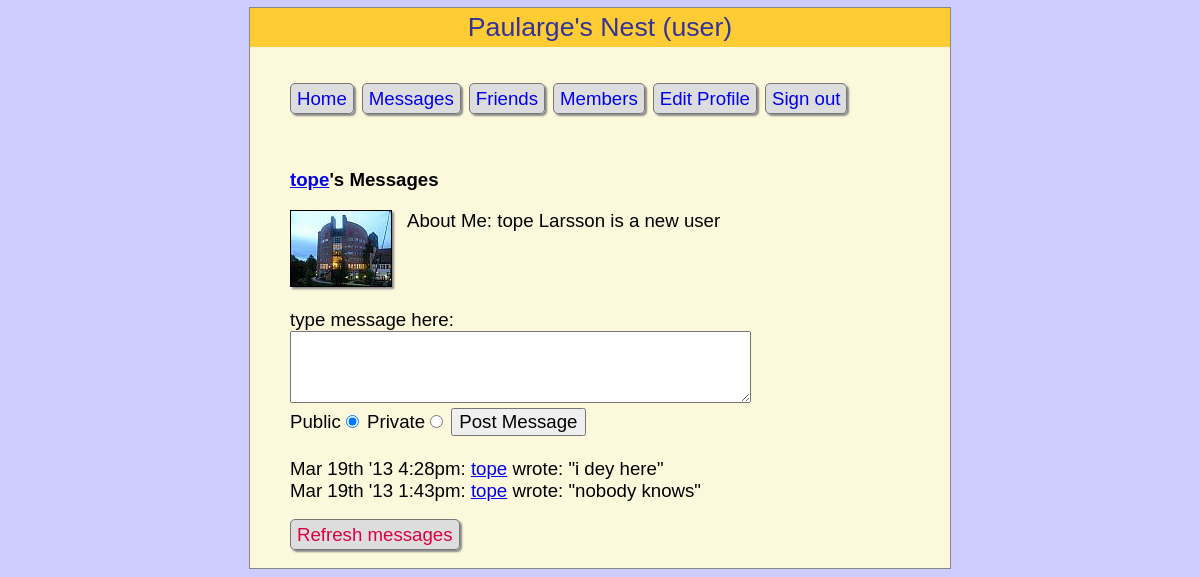
Page /messages.php?view=tope (signed in) on the committed database.
### tables this page shows
CREATE TABLE IF NOT EXISTS `profiles` (
  `user` varchar(16) NOT NULL,
  `text` varchar(255) NOT NULL
);

CREATE TABLE IF NOT EXISTS `messages` (
  `id` int(30) unsigned NOT NULL AUTO_INCREMENT,
  `author` varchar(16) NOT NULL,
  `recip` varchar(16) NOT NULL,
  `pm` char(1) NOT NULL,
  `time` int(16) unsigned NOT NULL,
  `message` varchar(255) NOT NULL,
  PRIMARY KEY (`id`)
);

### messages.php (the view, shortened to what this page needs)
<?php
include_once 'header.php';
if (isset($_GET['view'])) $view = sanitizeString($_GET['view']);
else                      $view = $user;
if ($view != "")
{
    if ($view == $user) $name1 = $name2 = "Your";
    else
    {
        $name1 = "<a href='members.php?view=$view'>$view</a>'s";
    }
    echo "<div class='main'><h3>$name1 Messages</h3>";
    showProfile($view);
    echo <<<_END
<form method='post' action='messages.php?view=$view'>
type  message here:<br />
<textarea name='text' cols='40' rows='3'></textarea><br />
Public<input type='radio' name='pm' value='0' checked='checked' />
Private<input type='radio' name='pm' value='1' />
<input type='submit' value='Post Message' /></form><br />
_END;
    $query  = "SELECT * FROM messages WHERE recip='$view' ORDER BY time DESC";
    $result = queryMysql($query);
    $num    = mysql_num_rows($result);
    for ($j = 0 ; $j < $num ; ++$j)
    {
        $row = mysql_fetch_row($result);
        if ($row[3] == 0 || $row[1] == $user || $row[2] == $user)
        {
            echo date('M jS \'y g:ia:', $row[4]);
            echo " <a href='messages.php?view=$row[1]'>$row[1]</a> ";
            if ($row[3] == 0)
                 echo "wrote: &quot;$row[5]&quot; ";
            else echo "whispered: <span class='whisper'>" .
                      "&quot;$row[5]&quot;</span> ";
            echo "<br>";
        }
    }
}
echo "<br /><a class='button' href='messages.php?view=$view'>Refresh messages</a>";
?>
</div><br /></body></html>

### functions.php (shortened to what this page needs)
<?php
function queryMysql($query)
{
    $result = mysql_query($query) or die(mysql_error());
	 return $result;
}
function sanitizeString($var)
{
    $var = strip_tags($var);
    $var = htmlentities($var);
    $var = stripslashes($var);
    return mysql_real_escape_string($var);
}
function showProfile($user)
{
    if (file_exists("$user.jpg"))
        echo "<img src='$user.jpg' align='left' />";
    $result = queryMysql("SELECT * FROM profiles WHERE user='$user'");
    if (mysql_num_rows($result))
    {
        $row = mysql_fetch_row($result);
        echo stripslashes($row[1]) . "<br clear=left /><br />";
    }
}
?>

### styles.css (style rules this page uses)
* { font-family:verdana,sans-serif; font-size :14pt; }
body { width :700px; margin :7px auto; background:#FCF8DC; border :1px solid #888; }
html { background:#ccf }
img { border :1px solid black; margin-right :15px; -moz-box-shadow :2px 2px 2px #888; -webkit-box-shadow:2px 2px 2px #888; box-shadow :2px 2px 2px #888; }
li a, .button { text-decoration:none; }
.main { margin-left:40px; }
.menu li, .button { display :inline; padding :4px 6px; border :1px solid #777; background :#ddd; color :#d04; margin-right :8px; border-radius :5px; -moz-box-shadow :2px 2px 2px #888; -webkit-box-shadow:2px 2px 2px #888; box-shadow :2px 2px 2px #888; }

### rows in the picture
profiles: text "About Me: tope Larsson is a new user"
messages: time "Mar 19th '13 4:28pm:", author "tope", message "i dey here"
messages: time "Mar 19th '13 1:43pm:", author "tope", message "nobody knows"

### other values in the picture
$websitename "Paularge's Nest"
$userstr "(user)"
$view "tope"
